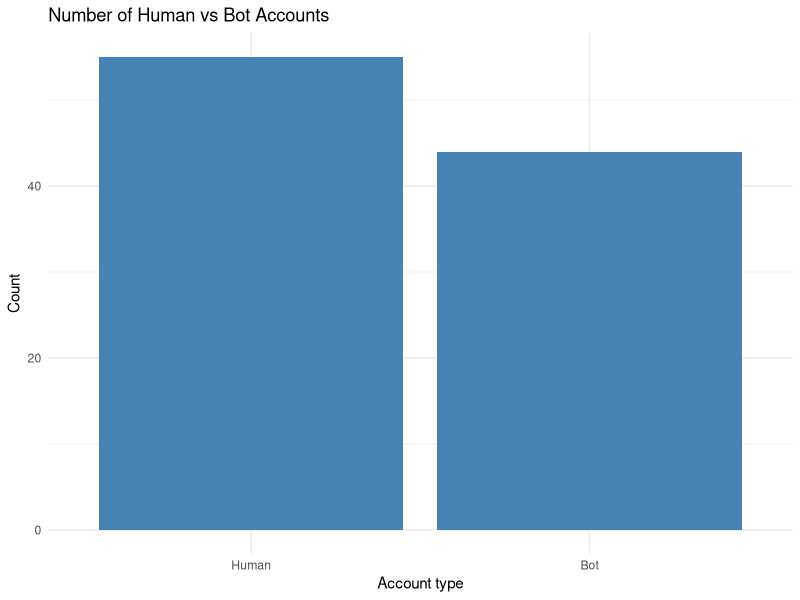
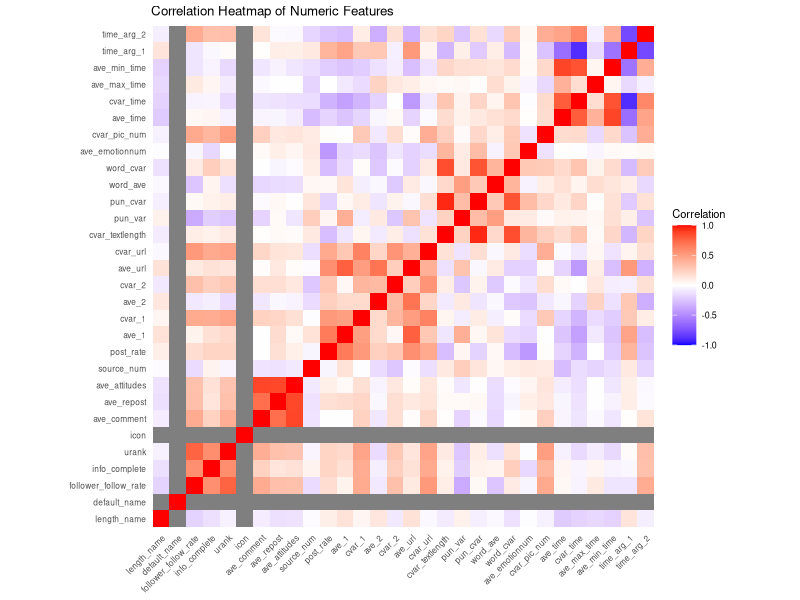
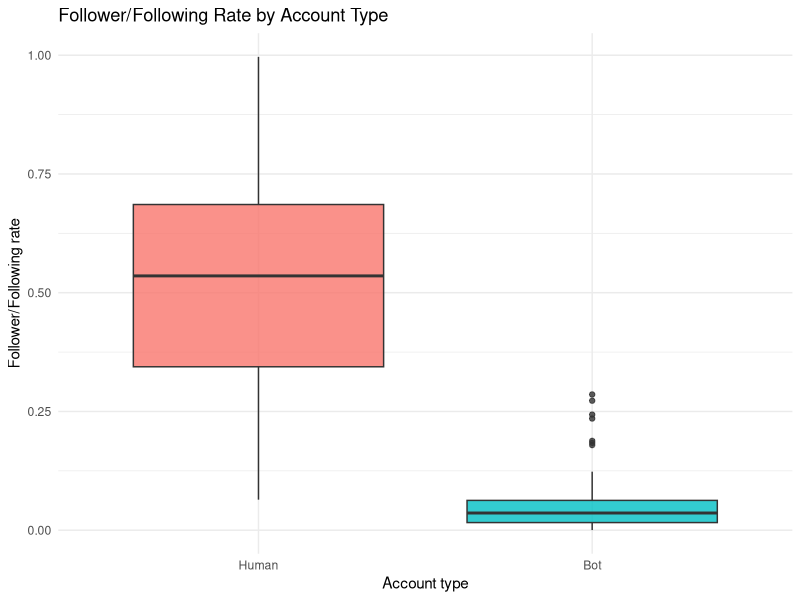
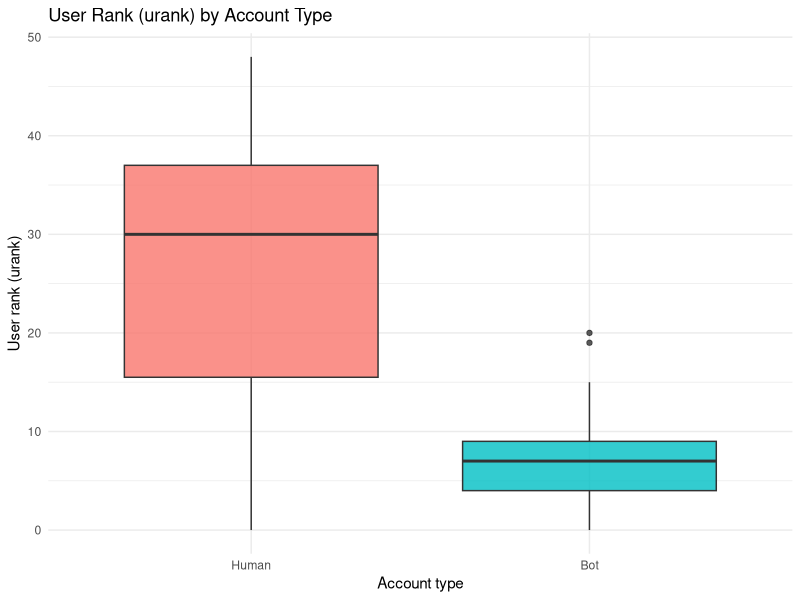
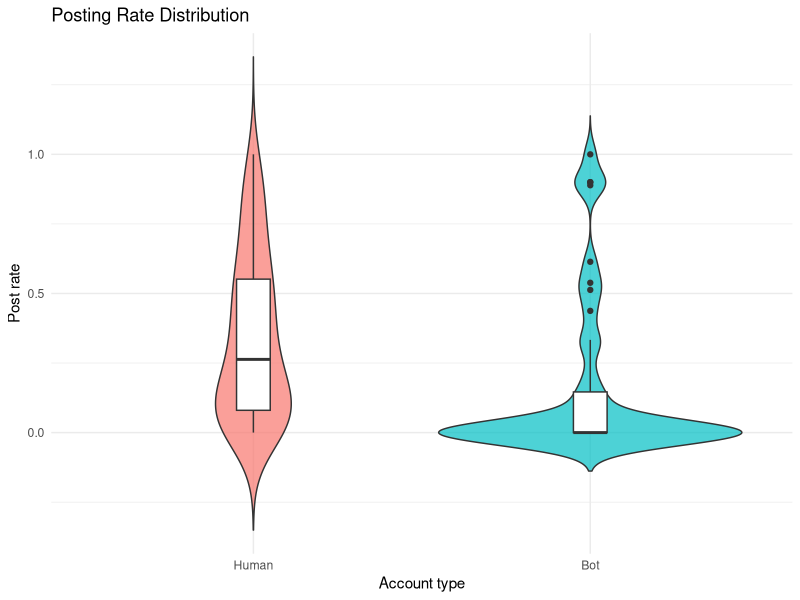
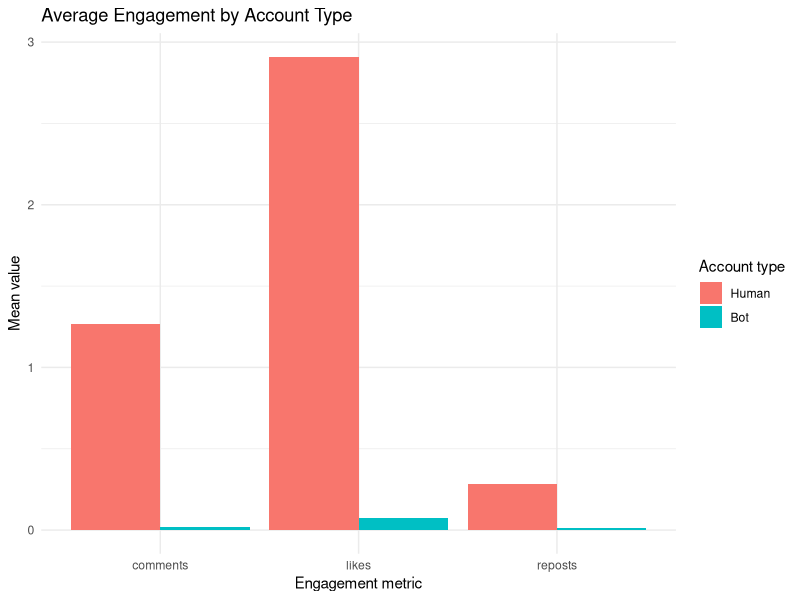
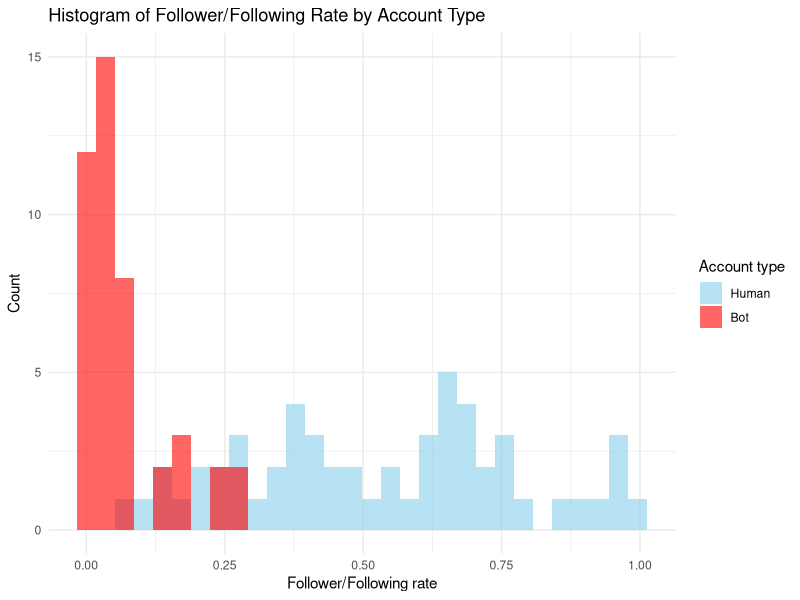
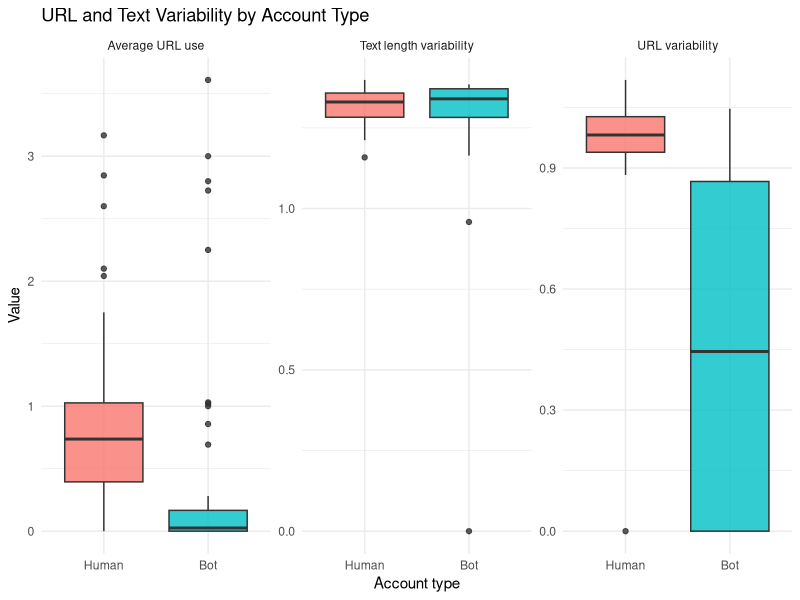

R code for these plots, in order:
## ---- chunk 1
knitr::opts_chunk$set(echo=FALSE, message=FALSE, warning=FALSE)

library(readxl)
library(dplyr)
library(ggplot2)
library(tidyr)

df <- read_excel("SocialBot.xlsx") %>%
  mutate(
    is_bot = factor(is_bot, levels=c(0,1), labels=c("Human","Bot")),
    rank_group = cut(urank, breaks=3, labels=c("Low","Medium","High"))
  )
## ---- chunk 2
overview_tbl <- data.frame(
Metric = c("Number of rows", "Number of columns"),
Value  = c(nrow(df), ncol(df))
)
overview_tbl
## ---- chunk 3
class_tab <- table(df$is_bot)
data.frame(
AccountType = names(class_tab),
Count       = as.numeric(class_tab)
)
## ---- chunk 4
ggplot(df, aes(x = is_bot)) +
geom_bar(fill = "steelblue") +
labs(
title = "Number of Human vs Bot Accounts",
x = "Account type",
y = "Count"
) +
theme_minimal()

## ---- chunk 5
numeric_df <- df %>%
select(where(is.numeric))

corr_mat <- cor(numeric_df, use = "complete.obs")

corr_df  <- as.data.frame(as.table(corr_mat))
colnames(corr_df) <- c("Var1", "Var2", "Correlation")

ggplot(corr_df, aes(x = Var2, y = Var1, fill = Correlation)) +
geom_tile() +
scale_fill_gradient2(
low  = "blue",
mid  = "white",
high = "red",
midpoint = 0,
limits = c(-1, 1),
name = "Correlation"
) +
coord_fixed() +
theme_minimal(base_size = 8) +
theme(
axis.text.x = element_text(
angle = 45, hjust = 1, vjust = 1, size = 6
),
axis.text.y = element_text(size = 6),
panel.grid = element_blank()
) +
labs(
title = "Correlation Heatmap of Numeric Features",
x = NULL,
y = NULL
)

## ---- chunk 6
ggplot(df, aes(x = is_bot, y = follower_follow_rate, fill = is_bot)) +
geom_boxplot(alpha = 0.8) +
labs(
title = "Follower/Following Rate by Account Type",
x     = "Account type",
y     = "Follower/Following rate"
) +
theme_minimal() +
theme(legend.position = "none")

## ---- chunk 7
ggplot(df, aes(x = is_bot, y = urank, fill = is_bot)) +
geom_boxplot(alpha = 0.8) +
labs(
title = "User Rank (urank) by Account Type",
x     = "Account type",
y     = "User rank (urank)"
) +
theme_minimal() +
theme(legend.position = "none")

## ---- chunk 8
ggplot(df, aes(x = is_bot, y = post_rate, fill = is_bot)) +
geom_violin(trim = FALSE, alpha = 0.7) +
geom_boxplot(width = 0.1, fill = "white") +
labs(
title = "Posting Rate Distribution",
x     = "Account type",
y     = "Post rate"
) +
theme_minimal() +
theme(legend.position = "none")

## ---- chunk 9
engagement_summary <- df %>%
group_by(is_bot) %>%
summarise(
comments = mean(ave_comment,   na.rm = TRUE),
reposts  = mean(ave_repost,    na.rm = TRUE),
likes    = mean(ave_attitudes, na.rm = TRUE),
.groups  = "drop"
) %>%
pivot_longer(
cols      = c(comments, reposts, likes),
names_to  = "metric",
values_to = "value"
)

ggplot(engagement_summary, aes(x = metric, y = value, fill = is_bot)) +
geom_col(position = "dodge") +
labs(
title = "Average Engagement by Account Type",
x     = "Engagement metric",
y     = "Mean value",
fill  = "Account type"
) +
theme_minimal()

## ---- chunk 10

ggplot(df, aes(x = follower_follow_rate, fill = is_bot)) +
geom_histogram(alpha = 0.6, position = "identity", bins = 30) +
scale_fill_manual(values = c("Human" = "skyblue", "Bot" = "red")) +
theme_minimal(base_size = 11) +
labs(
title = "Histogram of Follower/Following Rate by Account Type",
x     = "Follower/Following rate",
y     = "Count",
fill  = "Account type"
)


## ---- chunk 11
url_text_long <- df %>%
select(is_bot, ave_url, cvar_url, cvar_textlength) %>%
pivot_longer(
cols      = c(ave_url, cvar_url, cvar_textlength),
names_to  = "measure",
values_to = "value"
) %>%
mutate(
measure = recode(
measure,
"ave_url"         = "Average URL use",
"cvar_url"        = "URL variability",
"cvar_textlength" = "Text length variability"
)
)

ggplot(url_text_long, aes(x = is_bot, y = value, fill = is_bot)) +
geom_boxplot(alpha = 0.8) +
facet_wrap(~ measure, scales = "free_y") +
labs(
title = "URL and Text Variability by Account Type",
x     = "Account type",
y     = "Value"
) +
theme_minimal() +
theme(legend.position = "none")

## ---- chunk 12

ggplot(df, aes(x = follower_follow_rate, y = cvar_url, color = is_bot)) +
geom_point(size = 2, alpha = 0.8) +
theme_minimal(base_size = 11) +
scale_color_manual(values = c("Human" = "steelblue", "Bot" = "red")) +
labs(
title = "Follower–Follow Rate vs URL Variability (cvar_url)",
x     = "Follower/Following rate",
y     = "URL variability (cvar_url)",
color = "User Type"
)


## ---- chunk 13

ggplot(df, aes(x = follower_follow_rate, y = urank, color = is_bot)) +
geom_point(size = 2, alpha = 0.8) +
theme_minimal(base_size = 11) +
scale_color_manual(values = c("Human" = "steelblue", "Bot" = "red")) +
labs(
title = "Follower–Follow Rate vs User Rank (urank)",
x     = "Follower/Following rate",
y     = "User rank (urank)",
color = "User Type"
)


## ---- chunk 14

# Select numeric columns

numeric_df <- df %>% select(where(is.numeric))

# Remove is_bot from PCA features

feature_cols <- setdiff(colnames(numeric_df), "is_bot")
X <- numeric_df[, feature_cols, drop = FALSE]

# Remove zero-variance columns

zero_var <- sapply(X, function(v) sd(v, na.rm = TRUE) == 0)
X <- X[, !zero_var, drop = FALSE]

# Complete cases only

complete_idx <- complete.cases(X)
X_complete   <- X[complete_idx, ]
is_bot_complete <- df$is_bot[complete_idx]

# PCA

pca_res <- prcomp(X_complete, center = TRUE, scale. = TRUE)

pca_df <- as.data.frame(pca_res$x[, 1:2])
colnames(pca_df) <- c("PC1", "PC2")
pca_df$is_bot <- is_bot_complete

ggplot(pca_df, aes(x = PC1, y = PC2, color = is_bot)) +
geom_point(size = 2, alpha = 0.8) +
theme_minimal(base_size = 11) +
scale_color_manual(values = c("Human" = "steelblue", "Bot" = "red")) +
labs(
title = "PCA Scatter Plot (PC1 vs PC2)",
x     = "PC1",
y     = "PC2",
color = "User Type"
)


